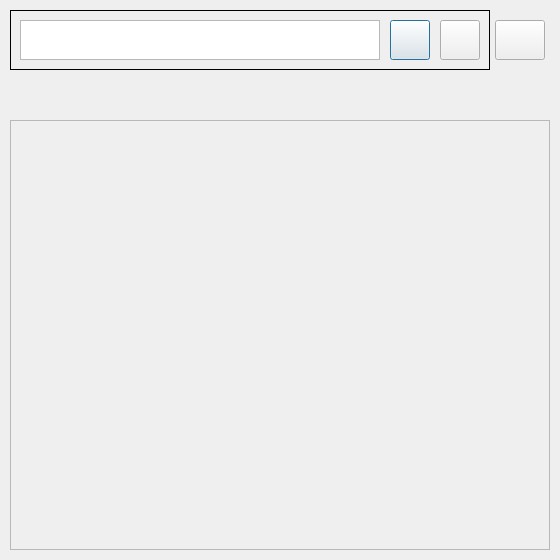
<?xml version="1.0" encoding="UTF-8"?>
<ui version="4.0">
 <class>Dialog</class>
 <widget class="QDialog" name="Dialog">
  <property name="geometry">
   <rect>
    <x>0</x>
    <y>0</y>
    <width>560</width>
    <height>560</height>
   </rect>
  </property>
  <property name="windowTitle">
   <string>History</string>
  </property>
  <widget class="QScrollArea" name="historyDisplay">
   <property name="geometry">
    <rect>
     <x>10</x>
     <y>120</y>
     <width>540</width>
     <height>430</height>
    </rect>
   </property>
   <property name="widgetResizable">
    <bool>true</bool>
   </property>
   <widget class="QWidget" name="scrollAreaWidgetContents">
    <property name="geometry">
     <rect>
      <x>0</x>
      <y>0</y>
      <width>538</width>
      <height>428</height>
     </rect>
    </property>
   </widget>
  </widget>
  <widget class="QTextEdit" name="textEdit">
   <property name="geometry">
    <rect>
     <x>20</x>
     <y>20</y>
     <width>360</width>
     <height>40</height>
    </rect>
   </property>
   <property name="font">
    <font>
     <family>Quicksand</family>
     <pointsize>12</pointsize>
    </font>
   </property>
   <property name="verticalScrollBarPolicy">
    <enum>Qt::ScrollBarAlwaysOff</enum>
   </property>
  </widget>
  <widget class="QPushButton" name="searchButton">
   <property name="geometry">
    <rect>
     <x>390</x>
     <y>20</y>
     <width>40</width>
     <height>40</height>
    </rect>
   </property>
   <property name="font">
    <font>
     <family>Quicksand</family>
     <pointsize>12</pointsize>
    </font>
   </property>
   <property name="text">
    <string/>
   </property>
  </widget>
  <widget class="QPushButton" name="excelButton">
   <property name="geometry">
    <rect>
     <x>495</x>
     <y>20</y>
     <width>50</width>
     <height>40</height>
    </rect>
   </property>
   <property name="font">
    <font>
     <family>Quicksand</family>
     <pointsize>12</pointsize>
    </font>
   </property>
   <property name="text">
    <string/>
   </property>
  </widget>
  <widget class="QPushButton" name="sortButton">
   <property name="geometry">
    <rect>
     <x>440</x>
     <y>20</y>
     <width>40</width>
     <height>40</height>
    </rect>
   </property>
   <property name="font">
    <font>
     <family>Quicksand</family>
     <pointsize>12</pointsize>
    </font>
   </property>
   <property name="text">
    <string/>
   </property>
  </widget>
  <widget class="QLabel" name="label">
   <property name="geometry">
    <rect>
     <x>10</x>
     <y>10</y>
     <width>480</width>
     <height>60</height>
    </rect>
   </property>
   <property name="frameShape">
    <enum>QFrame::Panel</enum>
   </property>
   <property name="text">
    <string/>
   </property>
  </widget>
  <widget class="QLabel" name="status">
   <property name="geometry">
    <rect>
     <x>10</x>
     <y>80</y>
     <width>541</width>
     <height>31</height>
    </rect>
   </property>
   <property name="font">
    <font>
     <family>Quicksand</family>
     <pointsize>12</pointsize>
    </font>
   </property>
   <property name="text">
    <string/>
   </property>
   <property name="alignment">
    <set>Qt::AlignCenter</set>
   </property>
  </widget>
  <zorder>label</zorder>
  <zorder>historyDisplay</zorder>
  <zorder>textEdit</zorder>
  <zorder>searchButton</zorder>
  <zorder>excelButton</zorder>
  <zorder>sortButton</zorder>
  <zorder>status</zorder>
 </widget>
 <resources/>
 <connections/>
</ui>
